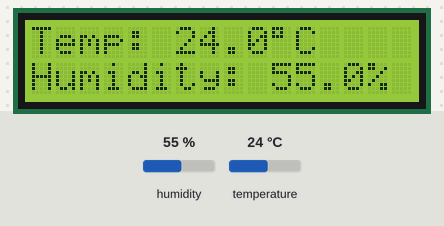
Recording of a sketch running on a simulated Arduino Uno, built with avr-gcc and run on an emulated ATmega328P. On the bench: 16×2 character LCD. Inputs (shaded band) come from the test bench; at power-on: humidity 55 %, temperature 24 °C. What the sketch prints to the serial monitor is not drawn.

Above: at 3.2 s.
3.3 s: humidity set to 22 %
At 5.5 s:
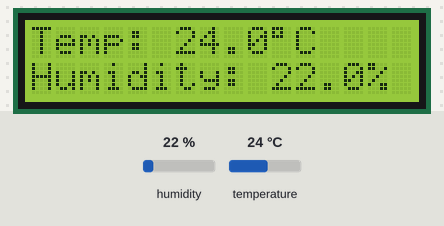
6.0 s: temperature set to 12 °C
At 6.9 s:
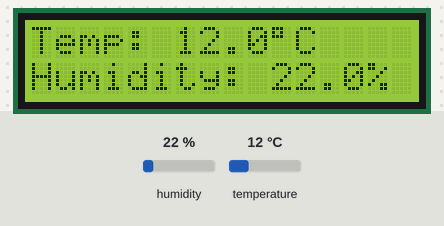
8.7 s: humidity set to 40 %
At 11.1 s:
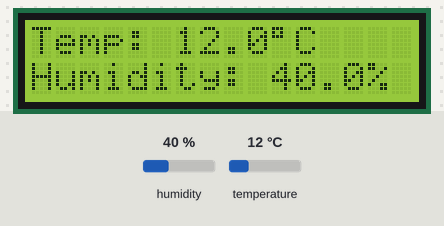
11.7 s: temperature set to 19 °C
At 12.5 s:
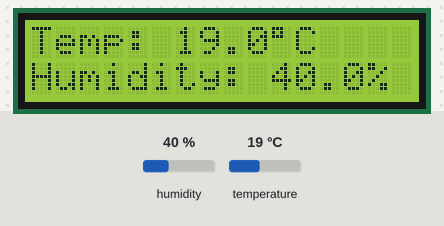
Timing chart, 0 to 14.7 s (numbered marks = the images above; inputs shaded):
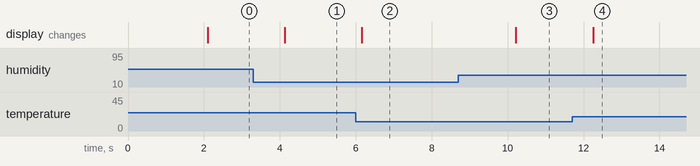

Measured:
- after the input at 3.3 s, the display: changes after 0.83 s (image 1)
- after the input at 6.0 s, the display: changes after 0.16 s (image 2)
- after the input at 8.7 s, the display: changes after 1.5 s (image 3)
- after the input at 11.7 s, the display: changes after 0.55 s (image 4)

The sketch:

02_dht11_lcd_weather_display.ino
```cpp
#include <LiquidCrystal.h>
#include <DHT.h>

// DHT sensor settings
#define DHTPIN 13
#define DHTTYPE DHT11
DHT dht(DHTPIN, DHTTYPE);

// LCD pin connections to Arduino
const int RS = 12, EN = 11, D4 = 5, D5 = 4, D6 = 3, D7 = 2;
LiquidCrystal lcd(RS, EN, D4, D5, D6, D7);

void setup() {
  Serial.begin(9600);
  dht.begin();
  lcd.begin(16, 2); // Initialize 16x2 LCD

  // Display startup message
  lcd.setCursor(0, 0);
  lcd.print("Reading sensor...");
  lcd.setCursor(0, 1);
  lcd.print("Please wait");
  delay(2000); // Delay for readability
}

void loop() {
  float humidity = dht.readHumidity();
  float temperature = dht.readTemperature();

  // Check if the readings are valid
  if (isnan(humidity) || isnan(temperature)) {
    Serial.println("Failed to read from DHT sensor!");
    lcd.clear();
    lcd.setCursor(0, 0);
    lcd.print("Sensor error");
    lcd.setCursor(0, 1);
    lcd.print("Check DHT11");
    delay(2000);
    return;
  }

  // Output to Serial Monitor
  Serial.print("Temperature: ");
  Serial.print(temperature);
  Serial.print(" *C, Humidity: ");
  Serial.print(humidity);
  Serial.println(" %");

  // Display on LCD
  lcd.clear();
  lcd.setCursor(0, 0);
  lcd.print("Temp: ");
  lcd.print(temperature, 1); // 1 decimal place
  lcd.print((char)223);      // Degree symbol
  lcd.print("C");

  lcd.setCursor(0, 1);
  lcd.print("Humidity: ");
  lcd.print(humidity, 1);
  lcd.print("%");

  delay(2000); // Update every 2 seconds
}
```
